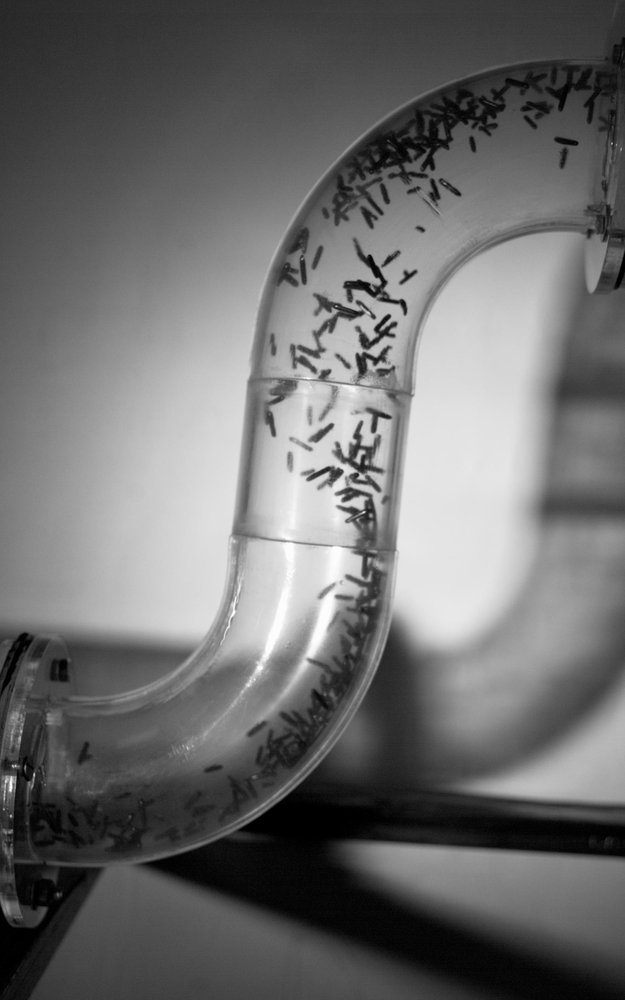
#> input picture test_image.png, 625 x 1000 px, shrunk from 1600 x 2560 before the run, found by its file name
$ jupyter execute 'Image Analysis using hough transform.ipynb'
#> lines starting #> are read from the running program, lines starting #| are printed output that depends on the picture; after the words box and inside, x2 and y2 are one past the last pixel; in counts of white or black regions, pixels touching at a corner belong together
[cell 1]
# Import necessary libraries
import cv2
import numpy as np
import matplotlib.pyplot as plt
from scipy.stats import gaussian_kde

# Step 1: Cropping Image
def crop_image(image_path, x, y, w, h):
    """
    Crop the input image to the specified region of interest.
    Args:
        image_path (str): Path to the input image.
        x (int): x-coordinate of the top-left corner of the region.
        y (int): y-coordinate of the top-left corner of the region.
        w (int): Width of the region.
        h (int): Height of the region.
    Returns:
        np.ndarray: Cropped image.
    """
#> called with image_path = 'C:/Users/HP/.jupyter/test_image.png', x = 100, y = 100, w = 300, h = 300
    image = cv2.imread(image_path)
#> image is the input picture: shape (1000, 625, 3); min 0, max 255, mean 109.1
    cropped_image = image[y:y+h, x:x+w]
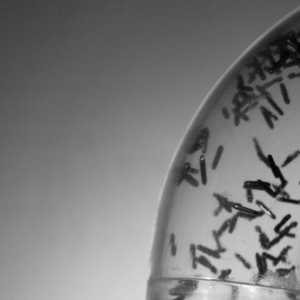
#> cropped_image: shape (300, 300, 3); min 3, max 255, mean 122
    return cropped_image

# ... (Steps 2-6 remain specific to your experiment)

# Step 7: Determining Cylinder Orientation (updated with KDE for smoother distribution)
def detect_cylinder_orientation(image_path):
    """
    Detect cylinder orientations in an image and visualize the distribution.
    Args:
        image_path (str): Path to the input image.
    """
#> called with image_path = 'C:/Users/HP/.jupyter/test_image.png'
    image = cv2.imread(image_path)

    # Convert image to HSV
    hsv = cv2.cvtColor(image, cv2.COLOR_BGR2HSV)
#> hsv: shape (1000, 625, 3); mean H, S, V 0, 0, 109.1
    v_channel = hsv[:,:,2]

    # Thresholding to enhance edges
    _, thresh = cv2.threshold(v_channel, 127, 255, cv2.THRESH_BINARY)
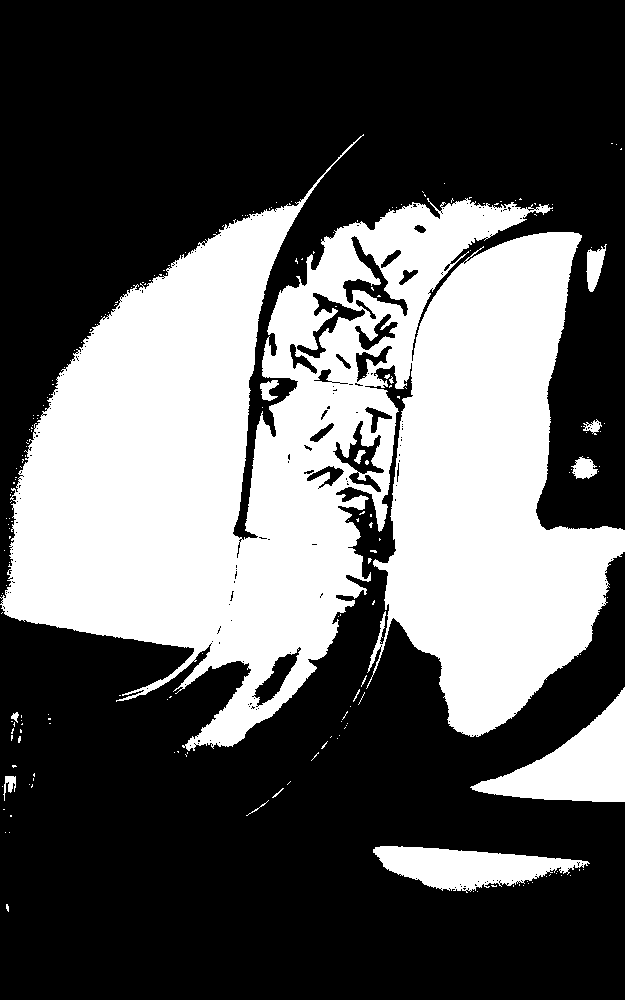
#> thresh: shape (1000, 625); 36.2% white; 204 white regions (191 under 20 px), largest, box (x1, y1, x2, y2) and area: (0, 134, 625, 751) 210409, (470, 687, 625, 802) 7715, (373, 846, 590, 893) 5724

    # Remove small objects (potentially spherical particles)
    cleaned_image = cv2.morphologyEx(thresh, cv2.MORPH_OPEN, np.ones((5,5),np.uint8))
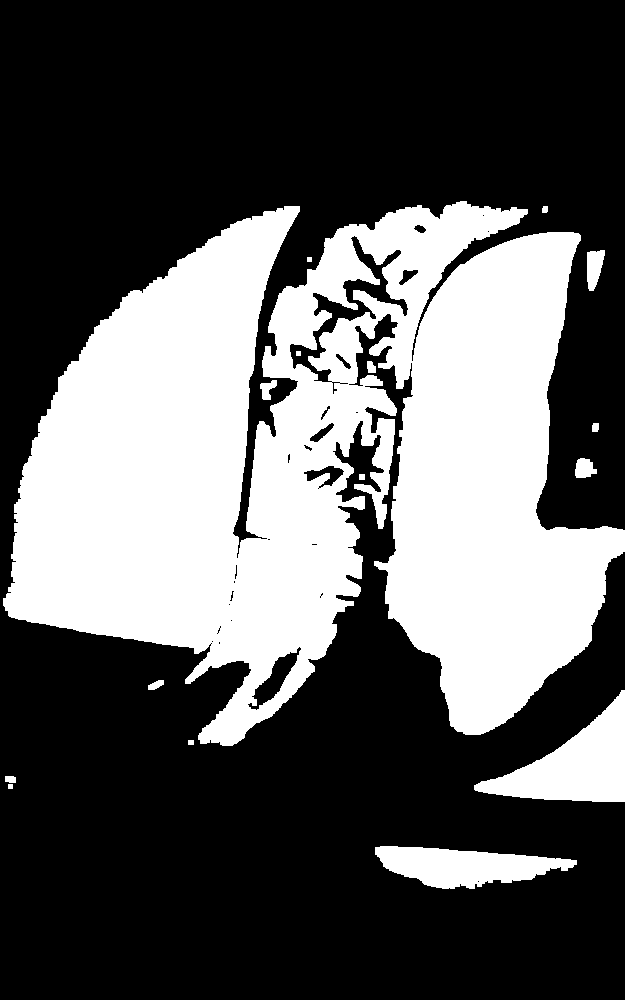
#> cleaned_image: shape (1000, 625); 35.3% white; 16 white regions, largest, box (x1, y1, x2, y2) and area: (3, 201, 625, 746) 205963, (474, 690, 625, 802) 7695, (375, 846, 577, 889) 5397

    # Perform Hough Line Transform
    lines = cv2.HoughLines(cleaned_image, 1, np.pi / 180, 200)

    orientations = []

    if lines is not None:
        for line in lines:
            rho, theta = line[0]
            orientations.append(theta)
            a = np.cos(theta)
            b = np.sin(theta)
            x0 = a * rho
            y0 = b * rho
            x1 = int(x0 + 1000 * (-b))
            y1 = int(y0 + 1000 * (a))
            x2 = int(x0 - 1000 * (-b))
            y2 = int(y0 - 1000 * (a))
            cv2.line(image, (x1, y1), (x2, y2), (0, 0, 255), 2)
#> this loop made 7073 passes
#> (rho, theta, a, x0, y0, x1, y1, x2) on passes 1 to 3: (129, 2.36, -0.707, -91.22, 91.22, -798, -615, 615), (127, 2.36, -0.707, -89.8, 89.8, -796, -617, 617), (124, 2.36, -0.707, -87.68, 87.68, -794, -619, 619)
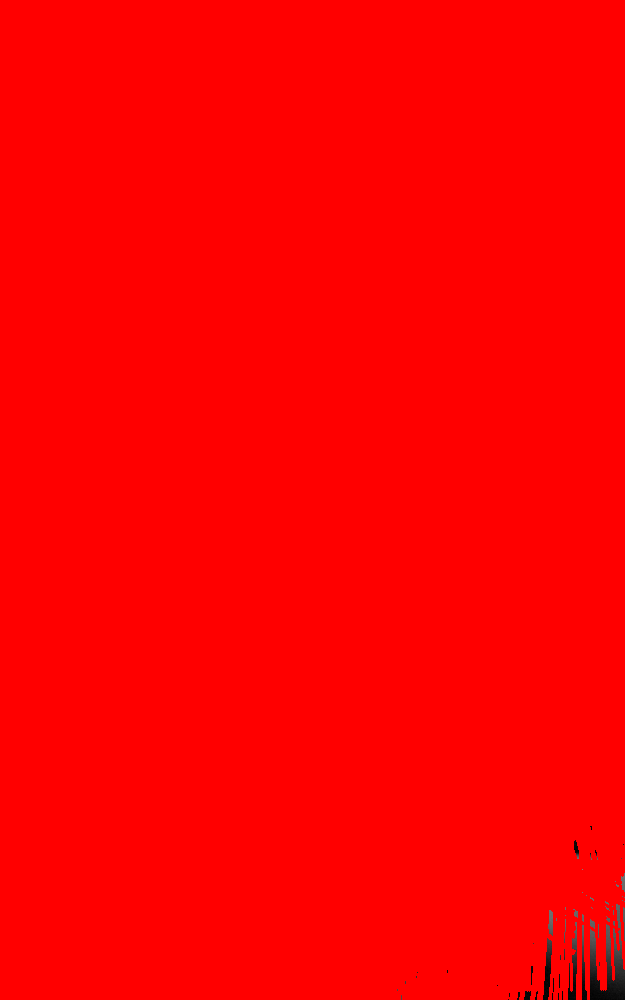
#> image: shape (1000, 625, 3); mean B, G, R 0.2, 0.2, 253.9
#> after the loop, orientations = 7073 values, max 3.12 at index 698, min 0 at index 806, mean 1.5

    # KDE for smoother distribution
    kde = gaussian_kde(orientations)
    x_vals = np.linspace(0, np.pi, 1000)
    kde_vals = kde(x_vals)
#> kde_vals = 1000 values, max 0.434 at index 252, min 0.114 at index 999, mean 0.308

    # Plot Histogram with KDE
    plt.figure(figsize=(8, 6))
    plt.hist(orientations, bins=30, range=(0, np.pi), density=True, color='skyblue', alpha=0.7, edgecolor='black')
    plt.plot(x_vals, kde_vals, color='red', label='KDE')
    plt.xlabel('Orientation (radians)')
    plt.ylabel('Density')
    plt.title('Distribution of Cylinder Orientations')
    plt.grid(axis='y', alpha=0.75)
    plt.legend()
    plt.show()
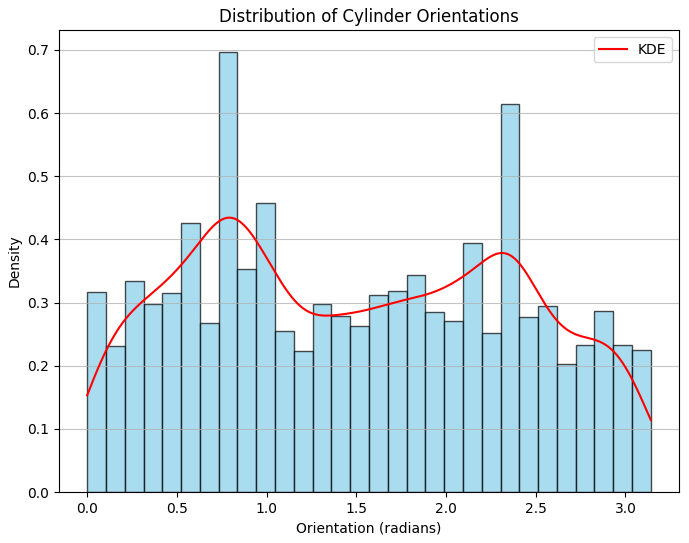
#> figure drawn by matplotlib, 1 panel; tallest bar 0.697 high, from x = 0.733 to 0.838; curve peaks at x = 0.792, y = 0.434

    cv2.imshow('Detected Cylinders', image)
    cv2.waitKey(0)
    cv2.destroyAllWindows()

# Example Usage
cropped_image = crop_image("C:/Users/HP/.jupyter/test_image.png", 100, 100, 300, 300)
detect_cylinder_orientation("C:/Users/HP/.jupyter/test_image.png")
